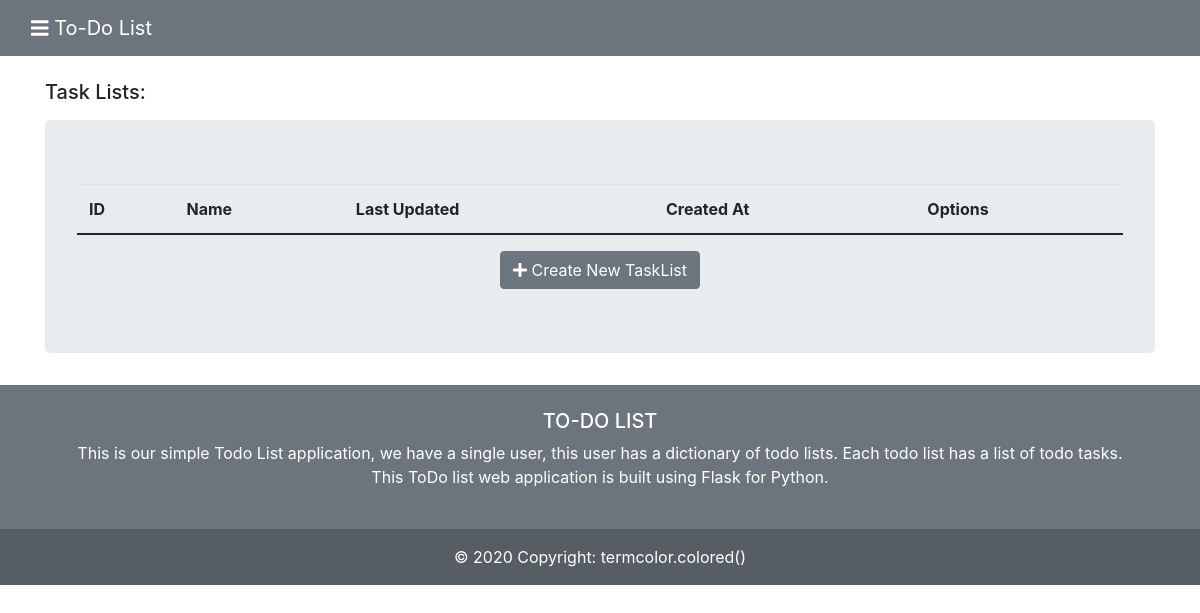
Before: / with the older database file.
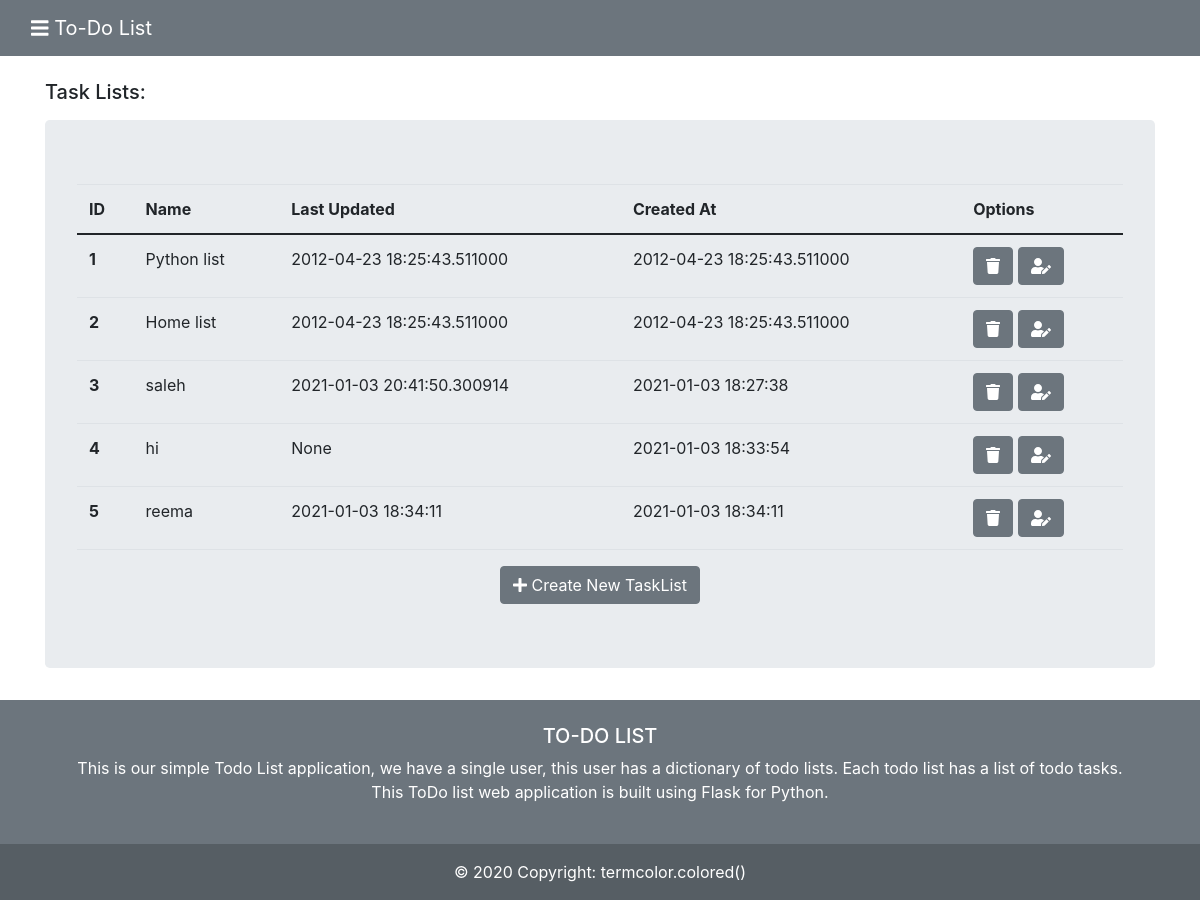
After: the same page with the newer database file.
### tables this page shows
CREATE TABLE "taskslist" (
	"id"	INTEGER ,
	"name"	TEXT NOT NULL ,
    "last_updated"	TIMESTAMP NOT NULL DEFAULT CURRENT_TIMESTAMP,
	"created_at"	TIMESTAMP NOT NULL DEFAULT CURRENT_TIMESTAMP,
	PRIMARY KEY("id" AUTOINCREMENT)
);

### to_do_tasks/blueprints/taskslist.py (the view)
@taskslist_bp.route("/")
def task_lists():
    db = get_db()
    lists = db.execute("SELECT * FROM taskslist").fetchall()
    return render_template("tasks_list/tasklists.html", lists = lists)

### to_do_tasks/db.py (called while the page is built)
def get_db():
    if 'db' not in g:
        g.db = sqlite3.connect(
            current_app.config['DATABASE'],
            detect_types=sqlite3.PARSE_DECLTYPES
        )
        g.db.row_factory = sqlite3.Row
    return g.db

### to_do_tasks/templates/tasks_list/tasklists.html (shortened to what this page needs)
{% extends 'base.html' %}
{% block content %}
<div class="container">
    <br>
    <h5>Task Lists:</h5>
    <div class="jumbotron mt-3">
        <table class="table">
            <thead>
                <tr>
                    <th scope="col">ID</th>
                    <th scope="col">Name</th>
                    <th scope="col">Last Updated</th>
                    <th scope="col">Created At</th>
                    <th scope="col">Options</th>
                </tr>
            </thead>
            <tbody>
                {% for list in lists %}
                <tr>
                    <th scope="row">{{list['id']}}</th>
                    <td>{{list['name']}}</td>
                    <td>{{list['last_updated']}}</td>
                    <td>{{list['created_at']}}</td>
                    <td>
                        <a href="/deletetasklist/{{list['id']}}" class="btn btn-secondary" type="submit"
                            role="button"><i class="fas fa-trash"></i></a>
                        <a href="/editname/{{list['id']}}" class="btn btn-secondary" type="submit" role="button"><i
                                class="fas fa-user-edit"></i></a>
                    </td>
                </tr>
                {% endfor %}
            </tbody>
        </table>
        <center>
            <a href="/createtasklist" class="btn btn-secondary" type="submit" role="button"><i class="fas fa-plus"></i>
                Create New TaskList</a>
        </center>
    </div>
</div>
{% endblock %}

### to_do_tasks/templates/base.html (shortened to what this page needs)
<!DOCTYPE html>
<html lang="en">
<head>
  <link href="https://cdn.jsdelivr.net/npm/bootstrap@5.0.0-beta1/dist/css/bootstrap.min.css" rel="stylesheet"
>
  <link rel="stylesheet" href="https://maxcdn.bootstrapcdn.com/bootstrap/4.0.0/css/bootstrap.min.css"
>
  <link rel="stylesheet" href="path/to/font-awesome/css/font-awesome.min.css">
</head>
<body>
  {% block nav %}
  <nav class="navbar navbar-dark bg-secondary">
    <div class="container-fluid">
      <a class="navbar-brand" href="/"><i class="fas fa-bars"></i> To-Do List</a>
    </div>
  </nav>
  {% endblock %}
  {% block content %}
  {% endblock %}
  {% block footer %}
  <footer class="bg-secondary text-white text-center text-lg-start">
    <div class="container p-4">
      <h5 class="text-uppercase">To-Do List</h5>
      <p>
        This is our simple Todo List application, we have a single user, this user has a dictionary of todo lists. Each
        todo
        list has a list of todo tasks.
        <br>
        This ToDo list web application is built using Flask for Python.
      </p>
    </div>
    <div class="text-center p-3" style="background-color: rgba(0, 0, 0, 0.2)">
      © 2020 Copyright:
      <a class="text-white" href="#"> termcolor.colored()</a>
    </div>
  </footer>
  {% endblock %}
</body>
</html>

Changed rows visible on the page:
added taskslist: id "1", name "Python list", last_updated "2012-04-23 18:25:43.511000", created_at "2012-04-23 18:25:43.511000"
added taskslist: id "2", name "Home list", last_updated "2012-04-23 18:25:43.511000", created_at "2012-04-23 18:25:43.511000"
added taskslist: id "3", name "saleh", last_updated "2021-01-03 20:41:50.300914", created_at "2021-01-03 18:27:38"
added taskslist: id "4", name "hi", last_updated "None", created_at "2021-01-03 18:33:54"
added taskslist: id "5", name "reema", last_updated "2021-01-03 18:34:11", created_at "2021-01-03 18:34:11"
